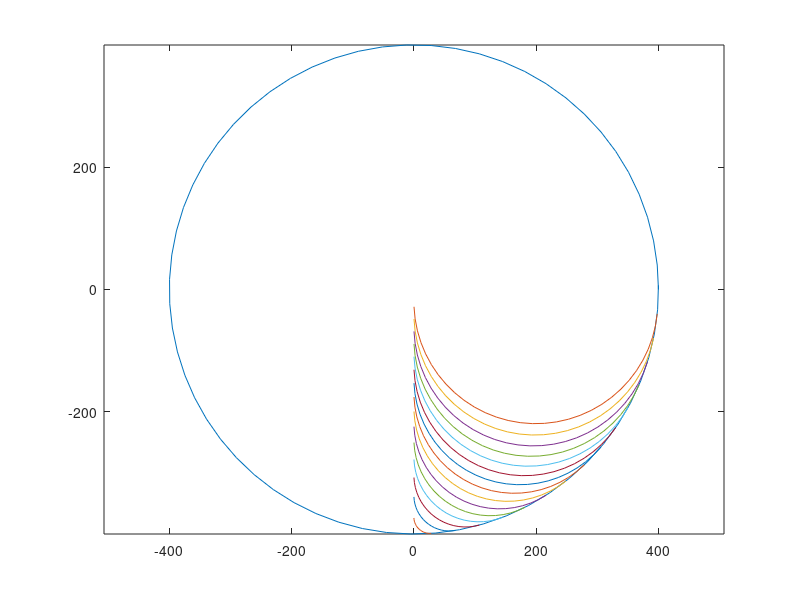

This chart was generated by the following MATLAB code:
clc;
clear;
close;
phi = (0:0.1:2*pi+0.1);
R = 400;
plot(R*cos(phi),R*sin(phi));
axis equal;
hold on;
time = [];
for i = -0.1:-0.1:-pi/2
    angle2 = -i*57.3;
    x = R*cos(i);
    y = R*sin(i);
    angle = atan(-x/y);
    theta = pi/2 - angle;
    AB = R*(-x/y);
    r = AB * tan(theta/2);
    time = [time,(pi-theta)/(80/r)];
    x1 = r;
    y1 = x1* y/x;
    angle1 = angle-pi/2:-0.1:-pi;
    plot(x1+r*cos(angle1),y1+r*sin(angle1));
    hold on;
    
    
end